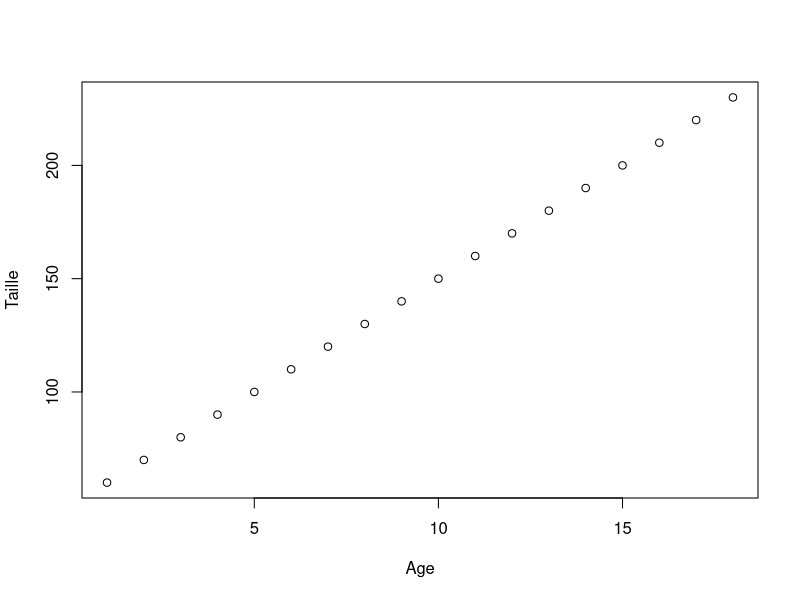

Here is the R script that generated this plot:
## ---- chunk 1
# Ceci est un commentaire, le symbole dièse indique à la machine d'ignorer ce texte
# Ci-dessous c'est une instruction ou commande:
2 + 3
# Ci-dessus on voit le resultat, c-a-d la sortie de l'ordinateur après avoir éxecuté l'instruction
# Après les crochets on voit la sortie de l'operation, 2+3 étant égal à 5
## ---- chunk 2
a <- 2 #La fleche signifie littéralement "attribuer à"
b <- 3
a + b
## ---- chunk 3
b <- 4
a + b
## ---- chunk 4
age <- 0 #Age initial
for (annee in 1:18) { # Ceci est une boucle "for", leur utilisation est détaillée plus tard dans le guide
    age <- age + 1 # On incrémente la variable "age" de 1 à chaque tour de boucle
    print(age) # On affiche la valeur actuelle de "age"
    if (age == 18) { # Si l'âge atteint 18 ans
        print("ça y est je suis majeur") # On affiche un message indiquant la majorité
    }
}
## ---- chunk 5
Age <- 1:18 # Ceci est un vecteur, plus la dessus dans le chapitre 3
Naissance <- 50#taille a la naissance
Croissance_par_annee <- 10#10 cm par an
Taille <- Naissance + Age*Croissance_par_annee #la taille c'est la taille a la naissance + la croissance par annee multipliée par l'age
plot(Age, Taille)#Fonction pour faire des graphiques
